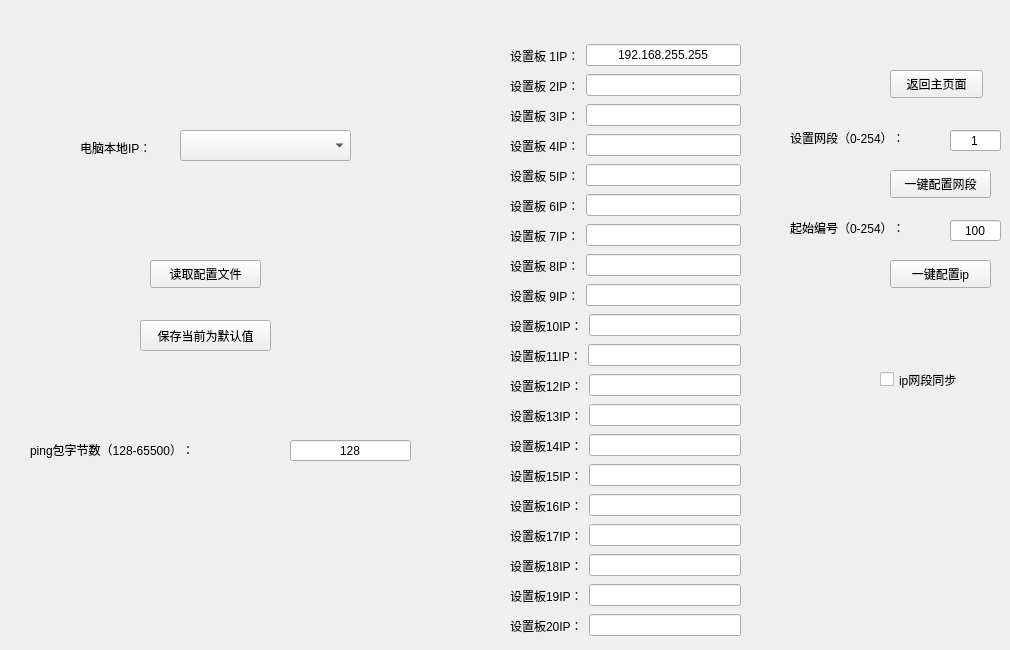
   <widget class="QWidget" name="page_2">
    <widget class="QCheckBox" name="checkBox_ip_sync">
     <property name="geometry">
      <rect>
       <x>880</x>
       <y>370</y>
       <width>111</width>
       <height>19</height>
      </rect>
     </property>
     <property name="text">
      <string>ip网段同步</string>
     </property>
    </widget>
    <widget class="QPushButton" name="pushButton_6">
     <property name="geometry">
      <rect>
       <x>890</x>
       <y>70</y>
       <width>93</width>
       <height>28</height>
      </rect>
     </property>
     <property name="text">
      <string>返回主页面</string>
     </property>
    </widget>
    <widget class="QLabel" name="label_84">
     <property name="geometry">
      <rect>
       <x>790</x>
       <y>130</y>
       <width>151</width>
       <height>16</height>
      </rect>
     </property>
     <property name="text">
      <string>设置网段（0-254）：</string>
     </property>
    </widget>
    <widget class="QLabel" name="label_85">
     <property name="geometry">
      <rect>
       <x>790</x>
       <y>220</y>
       <width>141</width>
       <height>16</height>
      </rect>
     </property>
     <property name="text">
      <string>起始编号（0-254）：</string>
     </property>
    </widget>
    <widget class="QLineEdit" name="lineEdit_2">
     <property name="geometry">
      <rect>
       <x>950</x>
       <y>130</y>
       <width>51</width>
       <height>21</height>
      </rect>
     </property>
     <property name="text">
      <string>1</string>
     </property>
     <property name="maxLength">
      <number>3</number>
     </property>
     <property name="frame">
      <bool>true</bool>
     </property>
     <property name="alignment">
      <set>Qt::AlignCenter</set>
     </property>
     <property name="readOnly">
      <bool>false</bool>
     </property>
    </widget>
    <widget class="QLineEdit" name="lineEdit_3">
     <property name="geometry">
      <rect>
       <x>950</x>
       <y>220</y>
       <width>51</width>
       <height>21</height>
      </rect>
     </property>
     <property name="text">
      <string>100</string>
     </property>
     <property name="alignment">
      <set>Qt::AlignCenter</set>
     </property>
    </widget>
    <widget class="QPushButton" name="pushButton_7">
     <property name="geometry">
      <rect>
       <x>890</x>
       <y>260</y>
       <width>101</width>
       <height>28</height>
      </rect>
     </property>
     <property name="text">
      <string>一键配置ip</string>
     </property>
    </widget>
    <widget class="QPushButton" name="pushButton_8">
     <property name="geometry">
      <rect>
       <x>150</x>
       <y>260</y>
       <width>111</width>
       <height>28</height>
      </rect>
     </property>
     <property name="text">
      <string>读取配置文件</string>
     </property>
    </widget>
    <widget class="QPushButton" name="pushButton_9">
     <property name="geometry">
      <rect>
       <x>140</x>
       <y>320</y>
       <width>131</width>
       <height>31</height>
      </rect>
     </property>
     <property name="text">
      <string>保存当前为默认值</string>
     </property>
    </widget>
    <widget class="QWidget" name="horizontalLayoutWidget_21">
     <property name="geometry">
      <rect>
       <x>510</x>
       <y>40</y>
       <width>231</width>
       <height>31</height>
      </rect>
     </property>
     <layout class="QHBoxLayout" name="horizontalLayout_21">
      <item>
       <widget class="QLabel" name="label_83">
        <property name="text">
         <string>设置板 1IP：</string>
        </property>
       </widget>
      </item>
      <item>
       <widget class="QLineEdit" name="setIP_Text_1">
        <property name="text">
         <string>192.168.255.255</string>
        </property>
        <property name="alignment">
         <set>Qt::AlignCenter</set>
        </property>
       </widget>
      </item>
     </layout>
    </widget>
    <widget class="QPushButton" name="pushButton_10">
     <property name="geometry">
      <rect>
       <x>890</x>
       <y>170</y>
       <width>101</width>
       <height>28</height>
      </rect>
     </property>
     <property name="text">
      <string>一键配置网段</string>
     </property>
    </widget>
    <widget class="QWidget" name="horizontalLayoutWidget_22">
     <property name="geometry">
      <rect>
       <x>510</x>
       <y>70</y>
       <width>231</width>
       <height>31</height>
      </rect>
     </property>
     <layout class="QHBoxLayout" name="horizontalLayout_22">
      <item>
       <widget class="QLabel" name="label_86">
        <property name="text">
         <string>设置板 2IP：</string>
        </property>
       </widget>
      </item>
      <item>
       <widget class="QLineEdit" name="setIP_Text_2">
        <property name="alignment">
         <set>Qt::AlignCenter</set>
        </property>
       </widget>
      </item>
     </layout>
    </widget>
    <widget class="QWidget" name="horizontalLayoutWidget_23">
     <property name="geometry">
      <rect>
       <x>510</x>
       <y>100</y>
       <width>231</width>
       <height>31</height>
      </rect>
     </property>
     <layout class="QHBoxLayout" name="horizontalLayout_23">
      <item>
       <widget class="QLabel" name="label_87">
        <property name="text">
         <string>设置板 3IP：</string>
        </property>
       </widget>
      </item>
      <item>
       <widget class="QLineEdit" name="setIP_Text_3">
        <property name="alignment">
         <set>Qt::AlignCenter</set>
        </property>
       </widget>
      </item>
     </layout>
    </widget>
    <widget class="QWidget" name="horizontalLayoutWidget_24">
     <property name="geometry">
      <rect>
       <x>510</x>
       <y>130</y>
       <width>231</width>
       <height>31</height>
      </rect>
     </property>
     <layout class="QHBoxLayout" name="horizontalLayout_24">
      <item>
       <widget class="QLabel" name="label_88">
        <property name="text">
         <string>设置板 4IP：</string>
        </property>
       </widget>
      </item>
      <item>
       <widget class="QLineEdit" name="setIP_Text_4">
        <property name="alignment">
         <set>Qt::AlignCenter</set>
        </property>
       </widget>
      </item>
     </layout>
    </widget>
    <widget class="QWidget" name="horizontalLayoutWidget_25">
     <property name="geometry">
      <rect>
       <x>510</x>
       <y>160</y>
       <width>231</width>
       <height>31</height>
      </rect>
     </property>
     <layout class="QHBoxLayout" name="horizontalLayout_25">
      <item>
       <widget class="QLabel" name="label_89">
        <property name="text">
         <string>设置板 5IP：</string>
        </property>
       </widget>
      </item>
      <item>
       <widget class="QLineEdit" name="setIP_Text_5">
        <property name="alignment">
         <set>Qt::AlignCenter</set>
        </property>
       </widget>
      </item>
     </layout>
    </widget>
    <widget class="QWidget" name="horizontalLayoutWidget_26">
     <property name="geometry">
      <rect>
       <x>510</x>
       <y>190</y>
       <width>231</width>
       <height>31</height>
      </rect>
     </property>
     <layout class="QHBoxLayout" name="horizontalLayout_26">
      <item>
       <widget class="QLabel" name="label_90">
        <property name="text">
         <string>设置板 6IP：</string>
        </property>
       </widget>
      </item>
      <item>
       <widget class="QLineEdit" name="setIP_Text_6">
        <property name="alignment">
         <set>Qt::AlignCenter</set>
        </property>
       </widget>
      </item>
     </layout>
    </widget>
    <widget class="QWidget" name="horizontalLayoutWidget_27">
     <property name="geometry">
      <rect>
       <x>510</x>
       <y>220</y>
       <width>231</width>
       <height>31</height>
      </rect>
     </property>
     <layout class="QHBoxLayout" name="horizontalLayout_27">
      <item>
       <widget class="QLabel" name="label_91">
        <property name="text">
         <string>设置板 7IP：</string>
        </property>
       </widget>
      </item>
      <item>
       <widget class="QLineEdit" name="setIP_Text_7">
        <property name="alignment">
         <set>Qt::AlignCenter</set>
        </property>
       </widget>
      </item>
     </layout>
    </widget>
    <widget class="QWidget" name="horizontalLayoutWidget_28">
     <property name="geometry">
      <rect>
       <x>510</x>
       <y>250</y>
       <width>231</width>
       <height>31</height>
      </rect>
     </property>
     <layout class="QHBoxLayout" name="horizontalLayout_28">
      <item>
       <widget class="QLabel" name="label_92">
        <property name="text">
         <string>设置板 8IP：</string>
        </property>
       </widget>
      </item>
      <item>
       <widget class="QLineEdit" name="setIP_Text_8">
        <property name="alignment">
         <set>Qt::AlignCenter</set>
        </property>
       </widget>
      </item>
     </layout>
    </widget>
    <widget class="QWidget" name="horizontalLayoutWidget_29">
     <property name="geometry">
      <rect>
       <x>510</x>
       <y>280</y>
       <width>231</width>
       <height>31</height>
      </rect>
     </property>
     <layout class="QHBoxLayout" name="horizontalLayout_29">
      <item>
       <widget class="QLabel" name="label_93">
        <property name="text">
         <string>设置板 9IP：</string>
        </property>
       </widget>
      </item>
      <item>
       <widget class="QLineEdit" name="setIP_Text_9">
        <property name="alignment">
         <set>Qt::AlignCenter</set>
        </property>
       </widget>
      </item>
     </layout>
    </widget>
    <widget class="QWidget" name="horizontalLayoutWidget_30">
     <property name="geometry">
      <rect>
       <x>510</x>
       <y>310</y>
       <width>231</width>
       <height>31</height>
      </rect>
     </property>
     <layout class="QHBoxLayout" name="horizontalLayout_30">
      <item>
       <widget class="QLabel" name="label_94">
        <property name="text">
         <string>设置板10IP：</string>
        </property>
       </widget>
      </item>
      <item>
       <widget class="QLineEdit" name="setIP_Text_10">
        <property name="alignment">
         <set>Qt::AlignCenter</set>
        </property>
       </widget>
      </item>
     </layout>
    </widget>
    <widget class="QWidget" name="horizontalLayoutWidget_31">
     <property name="geometry">
      <rect>
       <x>510</x>
       <y>340</y>
       <width>231</width>
       <height>31</height>
      </rect>
     </property>
     <layout class="QHBoxLayout" name="horizontalLayout_31">
      <item>
       <widget class="QLabel" name="label_95">
        <property name="text">
         <string>设置板11IP：</string>
        </property>
       </widget>
      </item>
      <item>
       <widget class="QLineEdit" name="setIP_Text_11">
        <property name="alignment">
         <set>Qt::AlignCenter</set>
        </property>
       </widget>
      </item>
     </layout>
    </widget>
    <widget class="QWidget" name="horizontalLayoutWidget_32">
     <property name="geometry">
      <rect>
       <x>510</x>
       <y>370</y>
       <width>231</width>
       <height>31</height>
      </rect>
     </property>
     <layout class="QHBoxLayout" name="horizontalLayout_32">
      <item>
       <widget class="QLabel" name="label_96">
        <property name="text">
         <string>设置板12IP：</string>
        </property>
       </widget>
      </item>
      <item>
       <widget class="QLineEdit" name="setIP_Text_12">
        <property name="alignment">
         <set>Qt::AlignCenter</set>
        </property>
       </widget>
      </item>
     </layout>
    </widget>
    <widget class="QWidget" name="horizontalLayoutWidget_33">
     <property name="geometry">
      <rect>
       <x>510</x>
       <y>400</y>
       <width>231</width>
       <height>31</height>
      </rect>
     </property>
     <layout class="QHBoxLayout" name="horizontalLayout_33">
      <item>
       <widget class="QLabel" name="label_97">
        <property name="text">
         <string>设置板13IP：</string>
        </property>
       </widget>
      </item>
      <item>
       <widget class="QLineEdit" name="setIP_Text_13">
        <property name="alignment">
         <set>Qt::AlignCenter</set>
        </property>
       </widget>
      </item>
     </layout>
    </widget>
    <widget class="QWidget" name="horizontalLayoutWidget_34">
     <property name="geometry">
      <rect>
       <x>510</x>
       <y>430</y>
       <width>231</width>
       <height>31</height>
      </rect>
     </property>
     <layout class="QHBoxLayout" name="horizontalLayout_34">
      <item>
       <widget class="QLabel" name="label_98">
        <property name="text">
         <string>设置板14IP：</string>
        </property>
       </widget>
      </item>
      <item>
       <widget class="QLineEdit" name="setIP_Text_14">
        <property name="alignment">
         <set>Qt::AlignCenter</set>
        </property>
       </widget>
      </item>
     </layout>
    </widget>
    <widget class="QWidget" name="horizontalLayoutWidget_35">
     <property name="geometry">
      <rect>
       <x>510</x>
       <y>460</y>
       <width>231</width>
       <height>31</height>
      </rect>
     </property>
     <layout class="QHBoxLayout" name="horizontalLayout_35">
      <item>
       <widget class="QLabel" name="label_99">
        <property name="text">
         <string>设置板15IP：</string>
        </property>
       </widget>
      </item>
      <item>
       <widget class="QLineEdit" name="setIP_Text_15">
        <property name="alignment">
         <set>Qt::AlignCenter</set>
        </property>
       </widget>
      </item>
     </layout>
    </widget>
    <widget class="QWidget" name="horizontalLayoutWidget_36">
     <property name="geometry">
      <rect>
       <x>510</x>
       <y>490</y>
       <width>231</width>
       <height>31</height>
      </rect>
     </property>
     <layout class="QHBoxLayout" name="horizontalLayout_36">
      <item>
       <widget class="QLabel" name="label_100">
        <property name="text">
         <string>设置板16IP：</string>
        </property>
       </widget>
      </item>
      <item>
       <widget class="QLineEdit" name="setIP_Text_16">
        <property name="alignment">
         <set>Qt::AlignCenter</set>
        </property>
       </widget>
      </item>
     </layout>
    </widget>
    <widget class="QWidget" name="horizontalLayoutWidget_37">
     <property name="geometry">
      <rect>
       <x>510</x>
       <y>520</y>
       <width>231</width>
       <height>31</height>
      </rect>
     </property>
     <layout class="QHBoxLayout" name="horizontalLayout_37">
      <item>
       <widget class="QLabel" name="label_101">
        <property name="text">
         <string>设置板17IP：</string>
        </property>
       </widget>
      </item>
      <item>
       <widget class="QLineEdit" name="setIP_Text_17">
        <property name="alignment">
         <set>Qt::AlignCenter</set>
        </property>
       </widget>
      </item>
     </layout>
    </widget>
    <widget class="QWidget" name="horizontalLayoutWidget_38">
     <property name="geometry">
      <rect>
       <x>510</x>
       <y>550</y>
       <width>231</width>
       <height>31</height>
      </rect>
     </property>
     <layout class="QHBoxLayout" name="horizontalLayout_38">
      <item>
       <widget class="QLabel" name="label_102">
        <property name="text">
         <string>设置板18IP：</string>
        </property>
       </widget>
      </item>
      <item>
       <widget class="QLineEdit" name="setIP_Text_18">
        <property name="alignment">
         <set>Qt::AlignCenter</set>
        </property>
       </widget>
      </item>
     </layout>
    </widget>
    <widget class="QWidget" name="horizontalLayoutWidget_39">
     <property name="geometry">
      <rect>
       <x>510</x>
       <y>580</y>
       <width>231</width>
       <height>31</height>
      </rect>
     </property>
     <layout class="QHBoxLayout" name="horizontalLayout_39">
      <item>
       <widget class="QLabel" name="label_103">
        <property name="text">
         <string>设置板19IP：</string>
        </property>
       </widget>
      </item>
      <item>
       <widget class="QLineEdit" name="setIP_Text_19">
        <property name="alignment">
         <set>Qt::AlignCenter</set>
        </property>
       </widget>
      </item>
     </layout>
    </widget>
    <widget class="QWidget" name="horizontalLayoutWidget_40">
     <property name="geometry">
      <rect>
       <x>510</x>
       <y>610</y>
       <width>231</width>
       <height>31</height>
      </rect>
     </property>
     <layout class="QHBoxLayout" name="horizontalLayout_40">
      <item>
       <widget class="QLabel" name="label_104">
        <property name="text">
         <string>设置板20IP：</string>
        </property>
       </widget>
      </item>
      <item>
       <widget class="QLineEdit" name="setIP_Text_20">
        <property name="alignment">
         <set>Qt::AlignCenter</set>
        </property>
       </widget>
      </item>
     </layout>
    </widget>
    <widget class="QLabel" name="label_105">
     <property name="geometry">
      <rect>
       <x>80</x>
       <y>140</y>
       <width>91</width>
       <height>16</height>
      </rect>
     </property>
     <property name="text">
      <string>电脑本地IP：</string>
     </property>
    </widget>
    <widget class="QComboBox" name="localip_comboBox">
     <property name="geometry">
      <rect>
       <x>180</x>
       <y>130</y>
       <width>171</width>
       <height>31</height>
      </rect>
     </property>
    </widget>
    <widget class="QLineEdit" name="lineEdit_bigpack_value">
     <property name="geometry">
      <rect>
       <x>290</x>
       <y>440</y>
       <width>121</width>
       <height>21</height>
      </rect>
     </property>
     <property name="inputMethodHints">
      <set>Qt::ImhDigitsOnly</set>
     </property>
     <property name="text">
      <string>128</string>
     </property>
     <property name="maxLength">
      <number>5</number>
     </property>
     <property name="alignment">
      <set>Qt::AlignCenter</set>
     </property>
    </widget>
    <widget class="QLabel" name="label_bigpack_info">
     <property name="geometry">
      <rect>
       <x>30</x>
       <y>440</y>
       <width>231</width>
       <height>20</height>
      </rect>
     </property>
     <property name="text">
      <string>ping包字节数（128-65500）：</string>
     </property>
    </widget>
   </widget>
